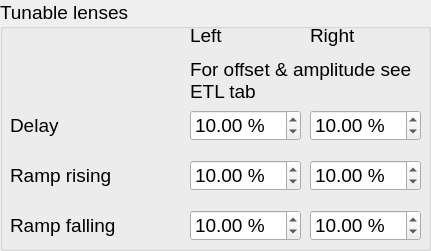
           <widget class="QGroupBox" name="groupBox_13">
            <property name="enabled">
             <bool>true</bool>
            </property>
            <property name="geometry">
             <rect>
              <x>450</x>
              <y>10</y>
              <width>431</width>
              <height>251</height>
             </rect>
            </property>
            <property name="font">
             <font>
              <pointsize>14</pointsize>
             </font>
            </property>
            <property name="title">
             <string>Tunable lenses</string>
            </property>
            <widget class="QLabel" name="label_47">
             <property name="geometry">
              <rect>
               <x>190</x>
               <y>60</y>
               <width>221</width>
               <height>41</height>
              </rect>
             </property>
             <property name="font">
              <font>
               <pointsize>14</pointsize>
              </font>
             </property>
             <property name="text">
              <string>For offset &amp; amplitude see 
ETL tab</string>
             </property>
            </widget>
            <widget class="QLabel" name="label_49">
             <property name="geometry">
              <rect>
               <x>190</x>
               <y>20</y>
               <width>91</width>
               <height>31</height>
              </rect>
             </property>
             <property name="font">
              <font>
               <pointsize>14</pointsize>
              </font>
             </property>
             <property name="text">
              <string>Left</string>
             </property>
            </widget>
            <widget class="QLabel" name="label_50">
             <property name="geometry">
              <rect>
               <x>310</x>
               <y>20</y>
               <width>91</width>
               <height>31</height>
              </rect>
             </property>
             <property name="font">
              <font>
               <pointsize>14</pointsize>
              </font>
             </property>
             <property name="text">
              <string>Right</string>
             </property>
            </widget>
            <widget class="QLabel" name="label_52">
             <property name="geometry">
              <rect>
               <x>10</x>
               <y>110</y>
               <width>131</width>
               <height>31</height>
              </rect>
             </property>
             <property name="font">
              <font>
               <pointsize>14</pointsize>
              </font>
             </property>
             <property name="text">
              <string>Delay</string>
             </property>
            </widget>
            <widget class="QLabel" name="label_53">
             <property name="geometry">
              <rect>
               <x>10</x>
               <y>160</y>
               <width>161</width>
               <height>31</height>
              </rect>
             </property>
             <property name="font">
              <font>
               <pointsize>14</pointsize>
              </font>
             </property>
             <property name="text">
              <string>Ramp rising</string>
             </property>
            </widget>
            <widget class="QLabel" name="label_54">
             <property name="geometry">
              <rect>
               <x>10</x>
               <y>210</y>
               <width>161</width>
               <height>31</height>
              </rect>
             </property>
             <property name="font">
              <font>
               <pointsize>14</pointsize>
              </font>
             </property>
             <property name="text">
              <string>Ramp falling</string>
             </property>
            </widget>
            <widget class="QDoubleSpinBox" name="RightETLDelaySpinBox">
             <property name="enabled">
              <bool>true</bool>
             </property>
             <property name="geometry">
              <rect>
               <x>310</x>
               <y>110</y>
               <width>111</width>
               <height>31</height>
              </rect>
             </property>
             <property name="font">
              <font>
               <pointsize>14</pointsize>
              </font>
             </property>
             <property name="suffix">
              <string> %</string>
             </property>
             <property name="maximum">
              <double>100.000000000000000</double>
             </property>
             <property name="singleStep">
              <double>0.100000000000000</double>
             </property>
             <property name="value">
              <double>10.000000000000000</double>
             </property>
            </widget>
            <widget class="QDoubleSpinBox" name="LeftETLDelaySpinBox">
             <property name="enabled">
              <bool>true</bool>
             </property>
             <property name="geometry">
              <rect>
               <x>190</x>
               <y>110</y>
               <width>111</width>
               <height>31</height>
              </rect>
             </property>
             <property name="font">
              <font>
               <pointsize>14</pointsize>
              </font>
             </property>
             <property name="suffix">
              <string> %</string>
             </property>
             <property name="maximum">
              <double>100.000000000000000</double>
             </property>
             <property name="singleStep">
              <double>0.100000000000000</double>
             </property>
             <property name="value">
              <double>10.000000000000000</double>
             </property>
            </widget>
            <widget class="QDoubleSpinBox" name="RightETLRampRisingSpinBox">
             <property name="enabled">
              <bool>true</bool>
             </property>
             <property name="geometry">
              <rect>
               <x>310</x>
               <y>160</y>
               <width>111</width>
               <height>31</height>
              </rect>
             </property>
             <property name="font">
              <font>
               <pointsize>14</pointsize>
              </font>
             </property>
             <property name="suffix">
              <string> %</string>
             </property>
             <property name="maximum">
              <double>100.000000000000000</double>
             </property>
             <property name="singleStep">
              <double>0.100000000000000</double>
             </property>
             <property name="value">
              <double>10.000000000000000</double>
             </property>
            </widget>
            <widget class="QDoubleSpinBox" name="LeftETLRampRisingSpinBox">
             <property name="enabled">
              <bool>true</bool>
             </property>
             <property name="geometry">
              <rect>
               <x>190</x>
               <y>160</y>
               <width>111</width>
               <height>31</height>
              </rect>
             </property>
             <property name="font">
              <font>
               <pointsize>14</pointsize>
              </font>
             </property>
             <property name="suffix">
              <string> %</string>
             </property>
             <property name="maximum">
              <double>100.000000000000000</double>
             </property>
             <property name="singleStep">
              <double>0.100000000000000</double>
             </property>
             <property name="value">
              <double>10.000000000000000</double>
             </property>
            </widget>
            <widget class="QDoubleSpinBox" name="RightETLRampFallingSpinBox">
             <property name="enabled">
              <bool>true</bool>
             </property>
             <property name="geometry">
              <rect>
               <x>310</x>
               <y>210</y>
               <width>111</width>
               <height>31</height>
              </rect>
             </property>
             <property name="font">
              <font>
               <pointsize>14</pointsize>
              </font>
             </property>
             <property name="suffix">
              <string> %</string>
             </property>
             <property name="maximum">
              <double>100.000000000000000</double>
             </property>
             <property name="singleStep">
              <double>0.100000000000000</double>
             </property>
             <property name="value">
              <double>10.000000000000000</double>
             </property>
            </widget>
            <widget class="QDoubleSpinBox" name="LeftETLRampFallingSpinBox">
             <property name="enabled">
              <bool>true</bool>
             </property>
             <property name="geometry">
              <rect>
               <x>190</x>
               <y>210</y>
               <width>111</width>
               <height>31</height>
              </rect>
             </property>
             <property name="font">
              <font>
               <pointsize>14</pointsize>
              </font>
             </property>
             <property name="suffix">
              <string> %</string>
             </property>
             <property name="maximum">
              <double>100.000000000000000</double>
             </property>
             <property name="singleStep">
              <double>0.100000000000000</double>
             </property>
             <property name="value">
              <double>10.000000000000000</double>
             </property>
            </widget>
           </widget>
